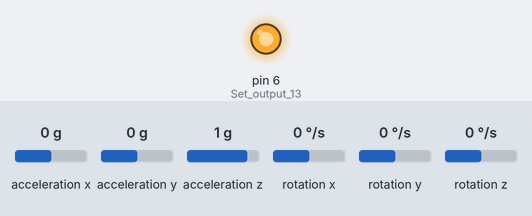
The sketch below on a simulated Arduino Pro Mini, built with avr-gcc and run on an emulated ATmega328P. Shown: output pins drawn as LEDs (lit = HIGH). Wiring (inferred from the names in the program): MPU-6050 motion sensor at I2C address 0x68. The test bench sets the inputs (shaded band); at power-on: acceleration x 0 g, acceleration y 0 g, acceleration z 1 g, rotation x 0 °/s, rotation y 0 °/s, rotation z 0 °/s. What the sketch prints to the serial monitor is not drawn.

Above: at 0.1 s.
At 9.6 s:
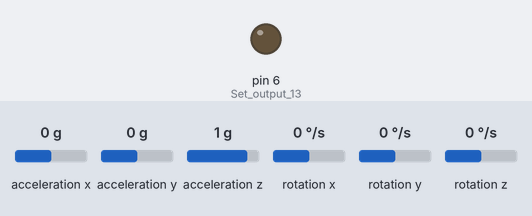
Timing chart, 0 to 11.1 s (numbered marks = the images above):
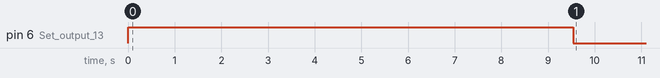

The sketch:

filterTests.ino
```cpp
///////////////////////////////////////////////////////////////////////////////////////
/*Terms of use
///////////////////////////////////////////////////////////////////////////////////////
//THE SOFTWARE IS PROVIDED "AS IS", WITHOUT WARRANTY OF ANY KIND, EXPRESS OR
//IMPLIED, INCLUDING BUT NOT LIMITED TO THE WARRANTIES OF MERCHANTABILITY,
//FITNESS FOR A PARTICULAR PURPOSE AND NONINFRINGEMENT. IN NO EVENT SHALL THE
//AUTHORS OR COPYRIGHT HOLDERS BE LIABLE FOR ANY CLAIM, DAMAGES OR OTHER
//LIABILITY, WHETHER IN AN ACTION OF CONTRACT, TORT OR OTHERWISE, ARISING FROM,
//OUT OF OR IN CONNECTION WITH THE SOFTWARE OR THE USE OR OTHER DEALINGS IN
//THE SOFTWARE.


///////////////////////////////////////////////////////////////////////////////////////
//Support
///////////////////////////////////////////////////////////////////////////////////////
Website: http://www.brokking.net/imu.html
Youtube: https://youtu.be/4BoIE8YQwM8
Version: 1.0 (May 5, 2016)

///////////////////////////////////////////////////////////////////////////////////////
//Connections
///////////////////////////////////////////////////////////////////////////////////////
Power (5V) is provided to the Arduino pro mini by the FTDI programmer

Gyro - Arduino pro mini
VCC  -  5V
GND  -  GND
SDA  -  A4
SCL  -  A5

LCD  - Arduino pro mini
VCC  -  5V
GND  -  GND
SDA  -  A4
SCL  -  A5
*//////////////////////////////////////////////////////////////////////////////////////

//Include LCD and I2C library

#include <Wire.h>

//Declaring some global variables
int gyro_x, gyro_y, gyro_z;
long acc_x, acc_y, acc_z, acc_total_vector;
int temperature;
long gyro_x_cal, gyro_y_cal, gyro_z_cal;
long loop_timer;
int lcd_loop_counter;
float angle_pitch, angle_roll;
int angle_pitch_buffer, angle_roll_buffer;
boolean set_gyro_angles;
float angle_roll_acc, angle_pitch_acc;
float angle_pitch_output, angle_roll_output;

float angle_yaw;
float angle_yaw_output;
float yaw;
long count = 0;
void setup() {
  Wire.begin();                                                        //Start I2C as master
  Serial.begin(115200);                                               //Use only for debugging
  pinMode(6, OUTPUT);                                                 //Set output 13 (LED) as output

  setup_mpu_6050_registers();                                          //Setup the registers of the MPU-6050 (500dfs / +/-8g) and start the gyro

  digitalWrite(6, HIGH);                                              //Set digital output 13 high to indicate startup


  for (int cal_int = 0; cal_int < 2000 ; cal_int ++){                  //Run this code 2000 times

    read_mpu_6050_data();                                              //Read the raw acc and gyro data from the MPU-6050
    gyro_x_cal += gyro_x;                                              //Add the gyro x-axis offset to the gyro_x_cal variable
    gyro_y_cal += gyro_y;                                              //Add the gyro y-axis offset to the gyro_y_cal variable
    gyro_z_cal += gyro_z;                                              //Add the gyro z-axis offset to the gyro_z_cal variable
    delay(3);                                                          //Delay 3us to simulate the 250Hz program loop
  }
  gyro_x_cal /= 2000;                                                  //Divide the gyro_x_cal variable by 2000 to get the avarage offset
  gyro_y_cal /= 2000;                                                  //Divide the gyro_y_cal variable by 2000 to get the avarage offset
  gyro_z_cal /= 2000;                                                  //Divide the gyro_z_cal variable by 2000 to get the avarage offset

  digitalWrite(6, LOW);                                               //All done, turn the LED off

  loop_timer = micros();                                               //Reset the loop timer
}

void loop(){

  read_mpu_6050_data();                                                //Read the raw acc and gyro data from the MPU-6050

  gyro_x -= gyro_x_cal;                                                //Subtract the offset calibration value from the raw gyro_x value
  gyro_y -= gyro_y_cal;                                                //Subtract the offset calibration value from the raw gyro_y value
  gyro_z -= gyro_z_cal;                                                //Subtract the offset calibration value from the raw gyro_z value

  //Gyro angle calculations
  //0.0000611 = 1 / (250Hz / 65.5)
  angle_pitch += gyro_x * 0.0000611;                                   //Calculate the traveled pitch angle and add this to the angle_pitch variable
  angle_roll += gyro_y * 0.0000611;                                    //Calculate the traveled roll angle and add this to the angle_roll variable
  angle_yaw += gyro_z * 0.0000611;//my edit

  //0.000001066 = 0.0000611 * (3.142(PI) / 180degr) The Arduino sin function is in radians
  angle_pitch += angle_roll * sin(gyro_z * 0.000001066);               //If the IMU has yawed transfer the roll angle to the pitch angel
  angle_roll -= angle_pitch * sin(gyro_z * 0.000001066);               //If the IMU has yawed transfer the pitch angle to the roll angel


  //Accelerometer angle calculations
  acc_total_vector = sqrt((acc_x*acc_x)+(acc_y*acc_y)+(acc_z*acc_z));  //Calculate the total accelerometer vector
  //57.296 = 1 / (3.142 / 180) The Arduino asin function is in radians
  angle_pitch_acc = asin((float)acc_y/acc_total_vector)* 57.296;       //Calculate the pitch angle
  angle_roll_acc = asin((float)acc_x/acc_total_vector)* -57.296;       //Calculate the roll angle

  //Place the MPU-6050 spirit level and note the values in the following two lines for calibration
  angle_pitch_acc -= 0.0;                                              //Accelerometer calibration value for pitch
  angle_roll_acc -= 0.0;                                               //Accelerometer calibration value for roll

  if(set_gyro_angles){                                                 //If the IMU is already started
    angle_pitch = angle_pitch * 0.9996 + angle_pitch_acc * 0.0004;     //Correct the drift of the gyro pitch angle with the accelerometer pitch angle
    angle_roll = angle_roll * 0.9996 + angle_roll_acc * 0.0004;        //Correct the drift of the gyro roll angle with the accelerometer roll angle
  }
  else{                                                                //At first start
    angle_pitch = angle_pitch_acc;                                     //Set the gyro pitch angle equal to the accelerometer pitch angle
    angle_roll = angle_roll_acc;                                       //Set the gyro roll angle equal to the accelerometer roll angle
    set_gyro_angles = true;                                            //Set the IMU started flag
  }

  //To dampen the pitch and roll angles a complementary filter is used
  angle_pitch_output = angle_pitch_output * 0.9 + angle_pitch * 0.1;   //Take 90% of the output pitch value and add 10% of the raw pitch value
  angle_roll_output = angle_roll_output * 0.9 + angle_roll * 0.1;      //Take 90% of the output roll value and add 10% of the raw roll value
  angle_yaw_output = angle_yaw_output * 0.9 + angle_yaw * 0.1;  //my edit
  yaw = angle_yaw_output / 2.0;
//  long intercept = 0.0055;
//  long m = -.00103;
//  yaw = yaw - (m*count + intercept);
//  count += 1;
//  Serial.print(angle_pitch_output);
//  Serial.print(",");
//  Serial.print(angle_roll_output);
//  Serial.print(",");
  Serial.println(yaw);

  while(micros() - loop_timer < 4000);                                 //Wait until the loop_timer reaches 4000us (250Hz) before starting the next loop
  loop_timer = micros();                                               //Reset the loop timer
}


void read_mpu_6050_data(){                                             //Subroutine for reading the raw gyro and accelerometer data
  Wire.beginTransmission(0x68);                                        //Start communicating with the MPU-6050
  Wire.write(0x3B);                                                    //Send the requested starting register
  Wire.endTransmission();                                              //End the transmission
  Wire.requestFrom(0x68,14);                                           //Request 14 bytes from the MPU-6050
  while(Wire.available() < 14);                                        //Wait until all the bytes are received
  acc_x = Wire.read()<<8|Wire.read();                                  //Add the low and high byte to the acc_x variable
  acc_y = Wire.read()<<8|Wire.read();                                  //Add the low and high byte to the acc_y variable
  acc_z = Wire.read()<<8|Wire.read();                                  //Add the low and high byte to the acc_z variable
  temperature = Wire.read()<<8|Wire.read();                            //Add the low and high byte to the temperature variable
  gyro_x = Wire.read()<<8|Wire.read();                                 //Add the low and high byte to the gyro_x variable
  gyro_y = Wire.read()<<8|Wire.read();                                 //Add the low and high byte to the gyro_y variable
  gyro_z = Wire.read()<<8|Wire.read();                                 //Add the low and high byte to the gyro_z variable

}


void setup_mpu_6050_registers(){
  //Activate the MPU-6050
  Wire.beginTransmission(0x68);                                        //Start communicating with the MPU-6050
  Wire.write(0x6B);                                                    //Send the requested starting register
  Wire.write(0x00);                                                    //Set the requested starting register
  Wire.endTransmission();                                              //End the transmission
  //Configure the accelerometer (+/-8g)
  Wire.beginTransmission(0x68);                                        //Start communicating with the MPU-6050
  Wire.write(0x1C);                                                    //Send the requested starting register
  Wire.write(0x10);                                                    //Set the requested starting register
  Wire.endTransmission();                                              //End the transmission
  //Configure the gyro (500dps full scale)
  Wire.beginTransmission(0x68);                                        //Start communicating with the MPU-6050
  Wire.write(0x1B);                                                    //Send the requested starting register
  Wire.write(0x08);                                                    //Set the requested starting register
  Wire.endTransmission();                                              //End the transmission
}
```
